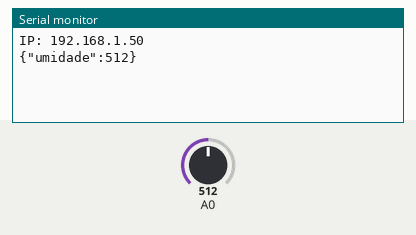
The sketch below on a simulated ESP8266 (NodeMCU). On the bench: the last lines printed to the serial monitor. The inputs (shaded band) are chosen by the test bench; at power-on: A0 = 512. WiFi joins after 1.5 s; servers stay silent unless stated.

Above: at 2.7 s.
2.8 s: A0 set to 716
At 4.2 s:
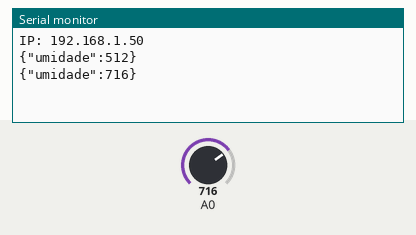
5.5 s: A0 set to 900
At 6.9 s:
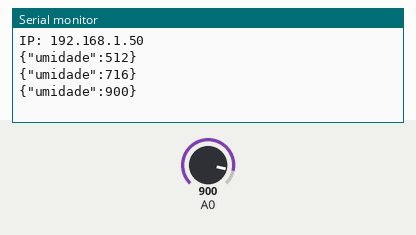
Timing chart, 0 to 8.5 s (numbered marks = the images above; inputs shaded):
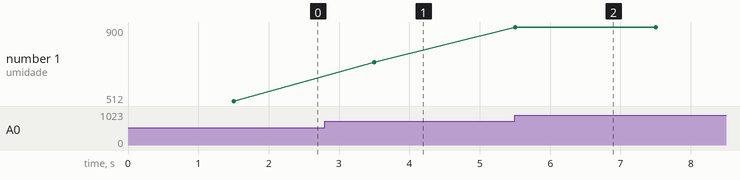

Measured:
- after the input at 2.8 s, the serial monitor: prints a new line after 0.70 s (image 1)
- after the input at 5.5 s, the serial monitor: prints a new line at once (image 2)
- plotted number 1: 512 → 716 after the input at 2.8 s, 716 → 900 after the input at 5.5 s

The sketch:

WebSocketUmidade.ino
```cpp
#include <ESP8266WiFi.h>
#include <WebSocketsServer.h>

const char* ssid = "HackaTruckIoT";
const char* password = "iothacka";

WebSocketsServer webSocket(81);

void setup() {
  Serial.begin(115200);

  WiFi.begin(ssid, password);

  while (WiFi.status() != WL_CONNECTED) {
    delay(500);
  }

  Serial.print("IP: ");
  Serial.println(WiFi.localIP());

  webSocket.begin();
}

void loop() {
  webSocket.loop();

  int umidade = analogRead(A0);

  String json = "{\"umidade\":" + String(umidade) + "}";

  webSocket.broadcastTXT(json);

  Serial.println(json);

  delay(2000);
}
```
